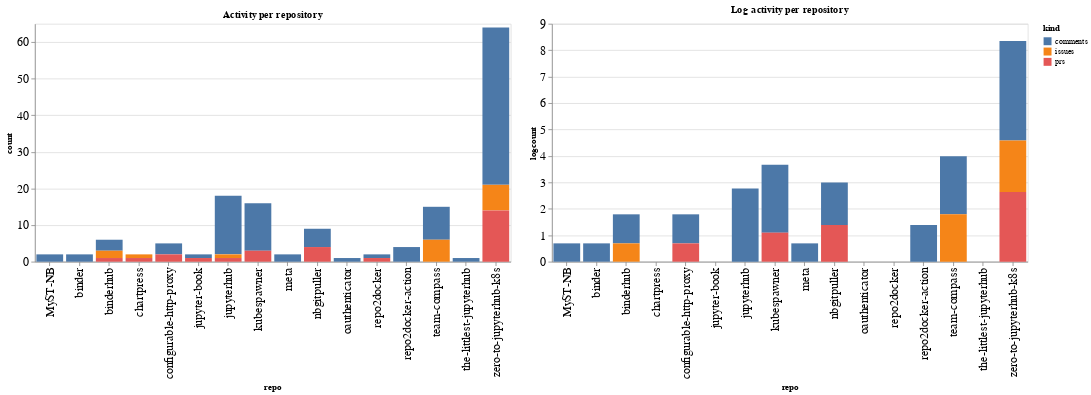

Notebook cell for this chart:
### Code cell
ch1 = alt.Chart(repo_summaries, width=600, title="Activity per repository").mark_bar().encode(
    x='repo',
    y='count',
    color='kind',
    tooltip="kind"
)

ch2 = alt.Chart(repo_summaries, width=600, title="Log activity per repository").mark_bar().encode(
    x='repo',
    y='logcount',
    color='kind',
    tooltip="kind"
)

ch1 | ch2

### Figure 1 — Vega-Lite specification as saved in the notebook (floating-point values rounded to 4 significant figures)
{"config": {"axisLeft": {"labelFontSize": 15}, "axisBottom": {"labelFontSize": 15}}, "hconcat": [{"mark": "bar", "encoding": {"color": {"type": "nominal", "field": "kind"}, "tooltip": {"type": "nominal", "field": "kind"}, "x": {"type": "nominal", "field": "repo"}, "y": {"type": "quantitative", "field": "count"}}, "title": "Activity per repository", "width": 600}, {"mark": "bar", "encoding": {"color": {"type": "nominal", "field": "kind"}, "tooltip": {"type": "nominal", "field": "kind"}, "x": {"type": "nominal", "field": "repo"}, "y": {"type": "quantitative", "field": "logcount"}}, "title": "Log activity per repository", "width": 600}], "data": {"name": "data-0800e1a6dd2525c65d5e094574e8c010"}, "$schema": "https://vega.github.io/schema/vega-lite/v4.8.1.json", "datasets": {"data-0800e1a6dd2525c65d5e094574e8c010": [{"repo": "MyST-NB", "kind": "comments", "count": 2, "logcount": 0.6931}, {"repo": "binder", "kind": "comments", "count": 2, "logcount": 0.6931}, {"repo": "binderhub", "kind": "comments", "count": 3, "logcount": 1.099}, {"repo": "binderhub", "kind": "issues", "count": 2, "logcount": 0.6931}, {"repo": "binderhub", "kind": "prs", "count": 1, "logcount": 0.0}, {"repo": "chartpress", "kind": "issues", "count": 1, "logcount": 0.0}, {"repo": "chartpress", "kind": "prs", "count": 1, "logcount": 0.0}, {"repo": "configurable-http-proxy", "kind": "comments", "count": 3, "logcount": 1.099}, {"repo": "configurable-http-proxy", "kind": "prs", "count": 2, "logcount": 0.6931}, {"repo": "jupyter-book", "kind": "comments", "count": 1, "logcount": 0.0}, {"repo": "jupyter-book", "kind": "prs", "count": 1, "logcount": 0.0}, {"repo": "jupyterhub", "kind": "comments", "count": 16, "logcount": 2.773}, {"repo": "jupyterhub", "kind": "issues", "count": 1, "logcount": 0.0}, {"repo": "jupyterhub", "kind": "prs", "count": 1, "logcount": 0.0}, {"repo": "kubespawner", "kind": "comments", "count": 13, "logcount": 2.565}, {"repo": "kubespawner", "kind": "prs", "count": 3, "logcount": 1.099}, {"repo": "meta", "kind": "comments", "count": 2, "logcount": 0.6931}, {"repo": "nbgitpuller", "kind": "comments", "count": 5, "logcount": 1.609}, {"repo": "nbgitpuller", "kind": "prs", "count": 4, "logcount": 1.386}, {"repo": "oauthenticator", "kind": "comments", "count": 1, "logcount": 0.0}, {"repo": "repo2docker", "kind": "comments", "count": 1, "logcount": 0.0}, {"repo": "repo2docker", "kind": "prs", "count": 1, "logcount": 0.0}, {"repo": "repo2docker-action", "kind": "comments", "count": 4, "logcount": 1.386}, {"repo": "team-compass", "kind": "comments", "count": 9, "logcount": 2.197}, {"repo": "team-compass", "kind": "issues", "count": 6, "logcount": 1.792}, {"repo": "the-littlest-jupyterhub", "kind": "comments", "count": 1, "logcount": 0.0}, {"repo": "zero-to-jupyterhub-k8s", "kind": "comments", "count": 43, "logcount": 3.761}, {"repo": "zero-to-jupyterhub-k8s", "kind": "issues", "count": 7, "logcount": 1.946}, {"repo": "zero-to-jupyterhub-k8s", "kind": "prs", "count": 14, "logcount": 2.639}]}}
